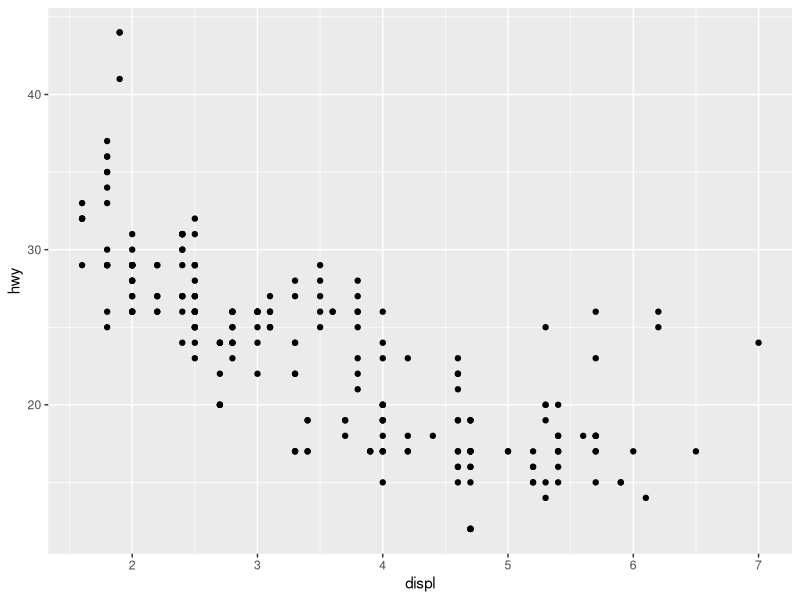
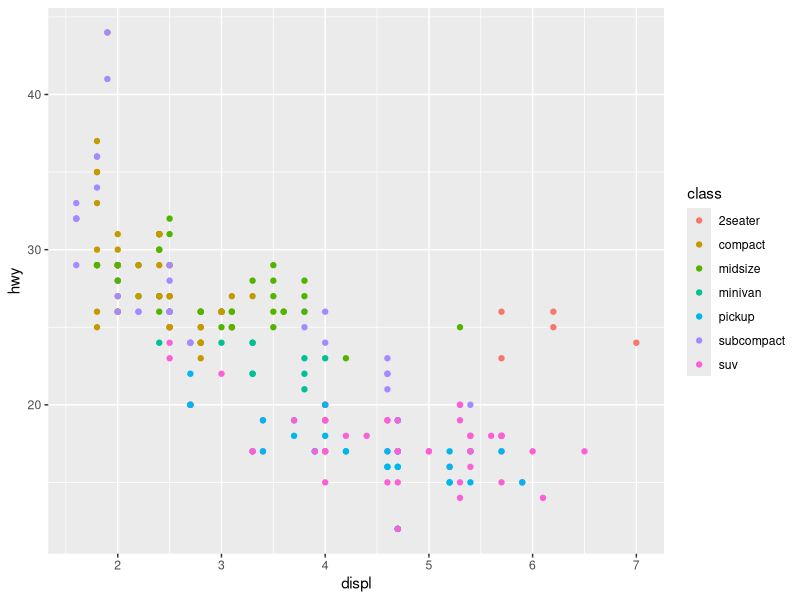
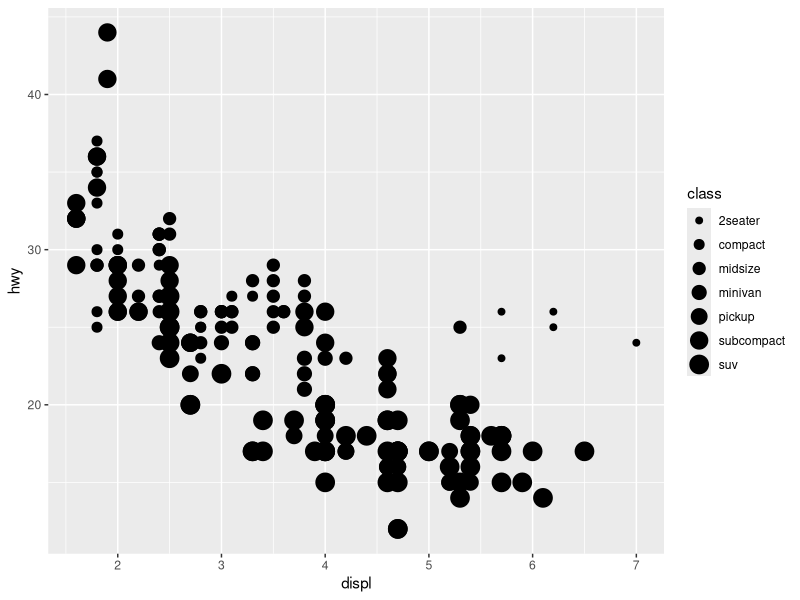
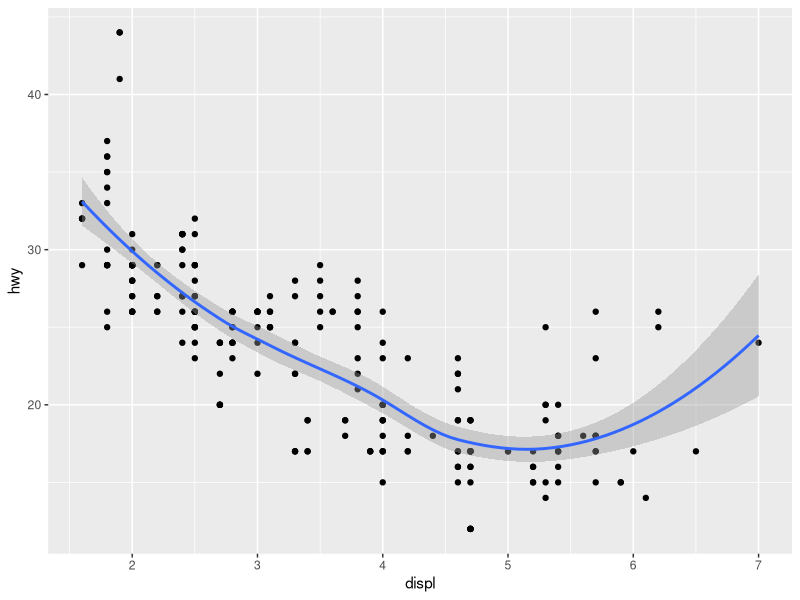

Source code (R) for these figures, in order:
## ---- chunk 1
library(tidyverse)
knitr::opts_chunk$set(echo = TRUE)
## ---- chunk 2
ggplot(data = mpg) + 
  geom_point(mapping = aes(x = displ, y = hwy))

## ---- chunk 3
ggplot(data = mpg) + 
  geom_point(mapping = aes(x = displ, y = hwy, color = class))

## ---- chunk 4
ggplot(data = mpg) + 
  geom_point(mapping = aes(x = displ, y = hwy, size = class))

## ---- chunk 5
ggplot(data = mpg) + 
  geom_point(mapping = aes(x = displ, y = hwy)) + 
  geom_smooth(mapping = aes(x = displ, y = hwy))

